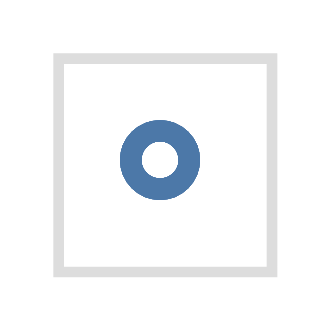

Write the Vega-Lite specification saved for this chart.
### Vega specification from a JSON file in a GitHub repository (floating-point values rounded to 4 significant figures)
{"$schema": "https://vega.github.io/schema/vega/v5.json", "autosize": "pad", "background": "white", "padding": 5, "width": 20, "height": 20, "style": "cell", "data": [{"name": "source_0", "values": [{"a": "C", "b": 2}, {"a": "C", "b": 7}, {"a": "C", "b": 4}, {"a": "D", "b": 1}, {"a": "D", "b": 2}, {"a": "D", "b": 6}, {"a": "E", "b": 8}, {"a": "E", "b": 4}, {"a": "E", "b": 7}]}], "marks": [{"name": "marks", "type": "symbol", "style": ["point"], "from": {"data": "source_0"}, "encode": {"update": {"opacity": {"value": 0.7}, "fill": {"value": "transparent"}, "stroke": {"value": "#4c78a8"}, "x": {"signal": "width", "mult": 0.5}, "y": {"signal": "height", "mult": 0.5}}}}], "config": {"background": "white"}}
